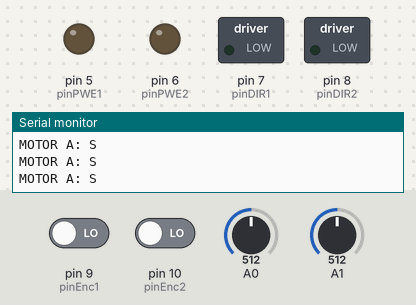
The sketch below on a simulated Arduino Uno, built with avr-gcc and run on an emulated ATmega328P. On the bench: switched loads named in the sketch (green lamp = pin HIGH), output pins drawn as LEDs (lit = HIGH), the last lines printed to the serial monitor. The inputs (shaded band) are chosen by the test bench; at power-on: A0 = 512, A1 = 512, pin 9 (pinEnc1) LOW, pin 10 (pinEnc2) LOW.

Above: at 1.2 s.
1.3 s: A0 set to 624
At 2.3 s:
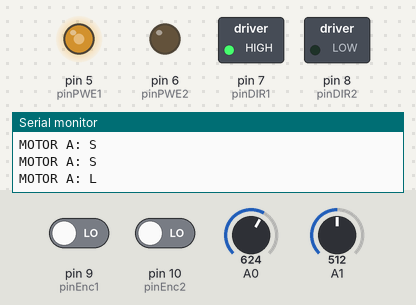
2.8 s: A1 set to 624
At 4.0 s:
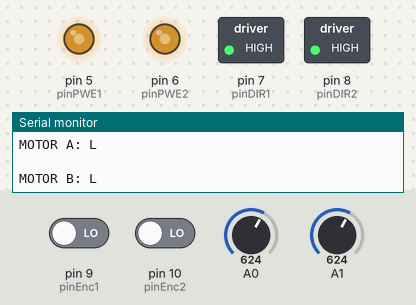
4.3 s: A0 set to 604
At 5.2 s:
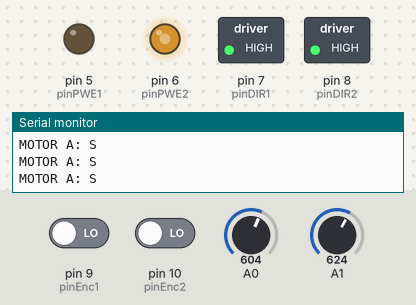
5.8 s: A1 set to 606
At 6.7 s:
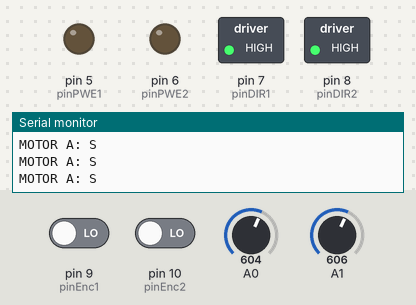
7.3 s: A0 set to 400
At 8.2 s:
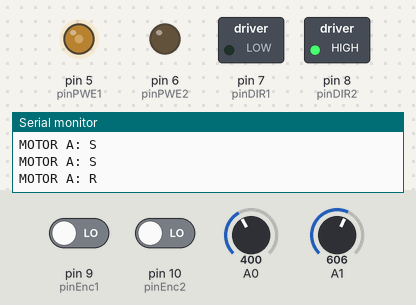
8.8 s: A1 set to 400
At 9.8 s:
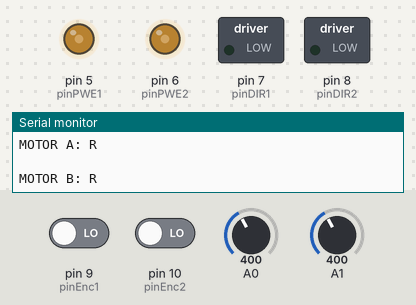
Timing chart, 0 to 11.3 s (numbered marks = the images above; inputs shaded):
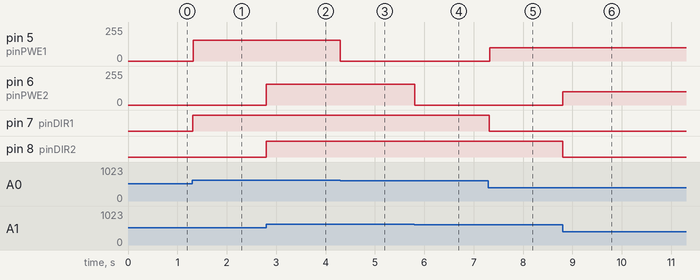

Measured:
- the behaviour switches between 615 and 614 on A0 (found by bisection; images 2 and 3)
- the behaviour switches between 615 and 614 on A1 (found by bisection; images 3 and 4)
- after the input at 1.3 s, pin 5 (pinPWE1): 0/255 → 155/255 at once; pin 7 (pinDIR1): LOW → HIGH at once
- after the input at 2.8 s, pin 6 (pinPWE2): 0/255 → 155/255 at once; pin 8 (pinDIR2): LOW → HIGH at once
- after the input at 4.3 s, pin 5 (pinPWE1): 155/255 → 0/255 at once
- after the input at 5.8 s, pin 6 (pinPWE2): 155/255 → 0/255 at once
- after the input at 7.3 s, pin 5 (pinPWE1): 0/255 → 99/255 at once; pin 7 (pinDIR1): HIGH → LOW at once
- after the input at 8.8 s, pin 6 (pinPWE2): 0/255 → 99/255 at once; pin 8 (pinDIR2): HIGH → LOW at once

The sketch:

task-3.ino
```cpp
int pinPWE1 = 5, pinPWE2 = 6, pinDIR1 = 7, pinDIR2 = 8, pinEnc1 = 9, pinEnc2 = 10;
float gradus = 0; int encoder1 = 0, encoder2 = 0; int flag1 = 0, flag2 = 0; int count = 0;

int sensorRecent1 = 0;
int sensorRecent2 = 0;

void checkRound()
{
	gradus = gradus + 22.5;
	if (int(gradus) % 360 == 0) {
		count++;
		gradus = 0;
	}
}

void setup()
{
	pinMode(pinEnc1, INPUT);
	pinMode(pinEnc2, INPUT);
	pinMode(pinPWE1, OUTPUT);
	pinMode(pinPWE2, OUTPUT);
	pinMode(pinDIR1, OUTPUT);
	pinMode(pinDIR2, OUTPUT);
	Serial.begin(9600);
	//digitalWrite(pinDIR, LOW);
	//digitalWrite(pinDIR, HIGH);
}

void loop()
{
	encoder1 = digitalRead(9);
	encoder2 = digitalRead(10);

	if ((encoder1 == HIGH) && (flag1 == 0)){
		checkRound();
		flag1 = 1;
	}
	if ((encoder1 == LOW) && (flag1 == 1)){
		checkRound();
		flag1 = 0;
	}

	if ((encoder2 == HIGH) && (flag2 == 0)){
		checkRound();
		flag2 = 1;
	}
	if ((encoder2 == LOW) && (flag2 == 1)){
		checkRound();
		flag2 = 0;
	}

	int sensorReading = analogRead(A0);
	int t1 = map(sensorReading, 0, 1023, 0, 255);

	int sensorReading1 = analogRead(A1);
	int t2 = map(sensorReading1, 0, 1023, 0, 255);

	if ((sensorReading <= 410) && (digitalRead(pinDIR1) != LOW)){
		//sensorRecent1 = sensorReading;
		digitalWrite(pinDIR1, LOW);
		Serial.print("MOTOR A: R");
		Serial.print("\n");
	}

	if ((sensorReading >= 614) && (digitalRead(pinDIR1) != HIGH)){
		//sensorRecent1 = sensorReading;
		digitalWrite(pinDIR1, HIGH);
		Serial.print("MOTOR A: L");
		Serial.print("\n");
	}

	if (((sensorReading >= 410) && (sensorReading <= 614))){
		//sensorRecent1 = sensorReading;
		t1 = 0;
		//sensorRecent1 = 0;
		if((sensorRecent1 == 0) && (sensorRecent1 != 1)){
			Serial.print("MOTOR A: S");
			Serial.print("\n");
			//sensorRecent1 = 1;
		}

	}

	if ((sensorReading1 <= 410)&&(digitalRead(pinDIR2) != LOW)){
		//sensorRecent2 = sensorReading1;
		digitalWrite(pinDIR2, LOW);
		Serial.println("\t");
		Serial.println("MOTOR B: R");
		//Serial.println("\t");
	}

	if ((sensorReading1 >= 614) && (digitalRead(pinDIR2) != HIGH)){
		//sensorRecent2 = sensorReading1;
		digitalWrite(pinDIR2, HIGH);
		Serial.println("\t");
		Serial.println("MOTOR B: L");
		//Serial.println("\t");
	}

	if (((sensorReading1 >= 410) && (sensorReading1 <= 614))){
		sensorRecent2 = sensorReading1;
		t2 = 0;
		if((sensorRecent2 < 410) || (sensorRecent2 > 614)){
		Serial.println("\t");
		Serial.println("MOTOR B: S");
		}
		//Serial.println("\t");
	}

	analogWrite(pinPWE2, t2);
	analogWrite(pinPWE1, t1);

}
```
